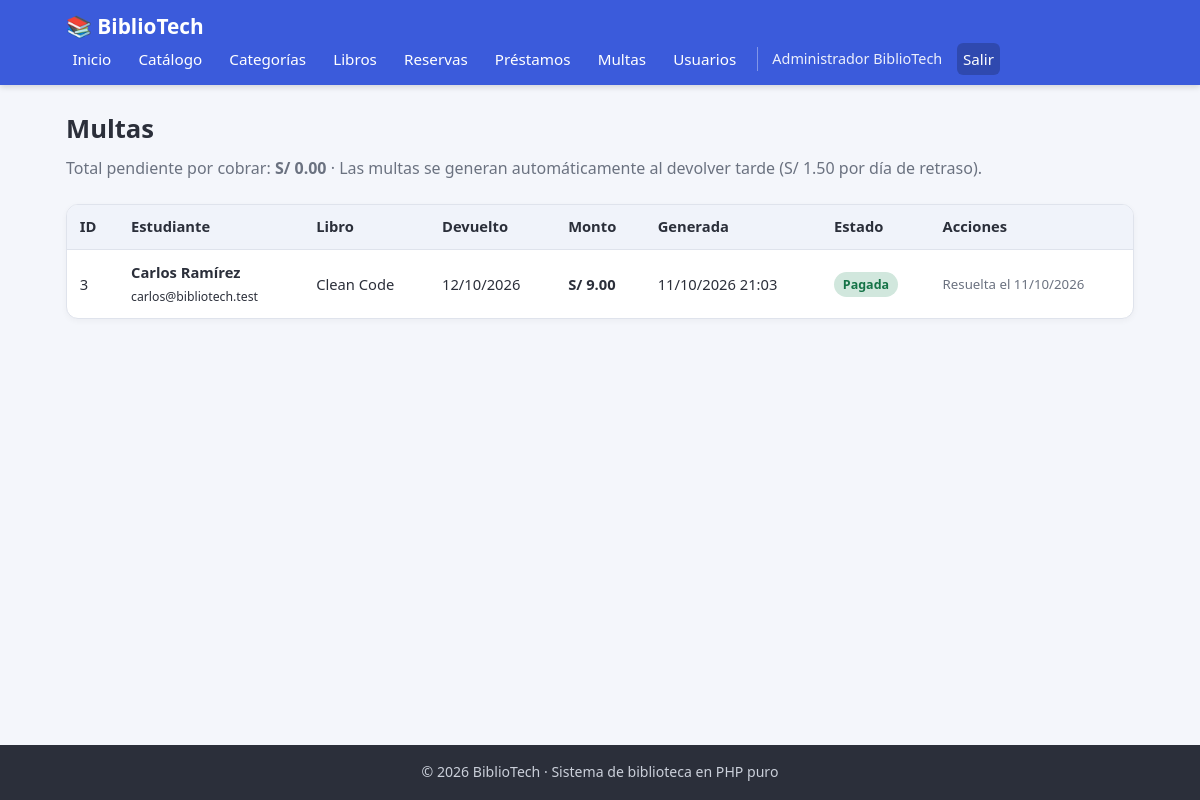
The app's page /multas.php (signed in) with its own data.
### tables this page shows
CREATE TABLE `usuarios` (
  `id` bigint(20) UNSIGNED NOT NULL,
  `nombre` varchar(120) NOT NULL,
  `email` varchar(180) NOT NULL,
  `password_hash` varchar(255) NOT NULL,
  `rol` enum('estudiante','bibliotecario','administrador') NOT NULL DEFAULT 'estudiante',
  `estado` enum('activo','bloqueado') NOT NULL DEFAULT 'activo',
  `created_at` timestamp NOT NULL DEFAULT current_timestamp(),
  `updated_at` timestamp NOT NULL DEFAULT current_timestamp() ON UPDATE current_timestamp()
);

CREATE TABLE `multas` (
  `id` bigint(20) UNSIGNED NOT NULL,
  `id_prestamo` bigint(20) UNSIGNED NOT NULL,
  `monto` decimal(10,2) NOT NULL DEFAULT 0.00,
  `estado` enum('pendiente','pagada','condonada') NOT NULL DEFAULT 'pendiente',
  `fecha_generacion` datetime NOT NULL DEFAULT current_timestamp(),
  `fecha_pago` datetime DEFAULT NULL,
  `created_at` timestamp NOT NULL DEFAULT current_timestamp(),
  `updated_at` timestamp NOT NULL DEFAULT current_timestamp() ON UPDATE current_timestamp()
);

CREATE TABLE `libros` (
  `id` bigint(20) UNSIGNED NOT NULL,
  `titulo` varchar(255) NOT NULL,
  `autor` varchar(180) NOT NULL,
  `isbn` varchar(20) DEFAULT NULL,
  `id_categoria` bigint(20) UNSIGNED DEFAULT NULL,
  `editorial` varchar(150) DEFAULT NULL,
  `anio` smallint(5) UNSIGNED DEFAULT NULL,
  `portada_url` varchar(500) DEFAULT NULL,
  `sinopsis` text DEFAULT NULL,
  `stock_total` int(10) UNSIGNED NOT NULL DEFAULT 0,
  `stock_disponible` int(10) UNSIGNED NOT NULL DEFAULT 0,
  `created_at` timestamp NOT NULL DEFAULT current_timestamp(),
  `updated_at` timestamp NOT NULL DEFAULT current_timestamp() ON UPDATE current_timestamp()
);

CREATE TABLE `prestamos` (
  `id` bigint(20) UNSIGNED NOT NULL,
  `id_usuario` bigint(20) UNSIGNED NOT NULL,
  `id_libro` bigint(20) UNSIGNED NOT NULL,
  `id_reserva` bigint(20) UNSIGNED DEFAULT NULL,
  `fecha_prestamo` date NOT NULL,
  `fecha_devolucion_esperada` date NOT NULL,
  `fecha_devolucion_real` date DEFAULT NULL,
  `estado` enum('activo','devuelto','vencido','cancelado') NOT NULL DEFAULT 'activo',
  `created_at` timestamp NOT NULL DEFAULT current_timestamp(),
  `updated_at` timestamp NOT NULL DEFAULT current_timestamp() ON UPDATE current_timestamp()
);

### includes/auth.php (called while the page is built, shortened)
<?php
function estaLogueado(): bool
{
    return isset($_SESSION['usuario_id']);
}
function usuarioActual(PDO $conexion): ?array
{
    $sql = "SELECT id, nombre, email, rol, estado
            FROM usuarios
            WHERE id = :id";
    $stmt = $conexion->prepare($sql);
    $stmt->execute([':id' => $_SESSION['usuario_id']]);
    $usuario = $stmt->fetch();
    return $usuario ?: null;
}
function e(?string $texto): string
{
    return htmlspecialchars($texto ?? '', ENT_QUOTES, 'UTF-8');
}

### multas.php (the view, shortened to what this page needs)
<?php
require_once __DIR__ . '/includes/auth.php';
$usuario = usuarioActual($conexion);
$esStaff = in_array($usuario['rol'], ['bibliotecario', 'administrador'], true);
$sql = "SELECT m.*, p.id_usuario, p.id_libro, p.fecha_devolucion_real,
               u.nombre AS usuario, u.email, l.titulo AS libro
        FROM multas m
        INNER JOIN prestamos p ON p.id = m.id_prestamo
        INNER JOIN usuarios u  ON u.id = p.id_usuario
        INNER JOIN libros l    ON l.id = p.id_libro";
$sql .= " ORDER BY m.fecha_generacion DESC";
$stmt = $conexion->prepare($sql);
if ($esStaff) {
    $stmt->execute();
} else {
    $stmt->execute([':id' => $usuario['id']]);
}
$multas = $stmt->fetchAll();
$totalPendiente = 0;
function etiquetaMulta(string $estado): string
{
    $mapa = [
        'pendiente' => ['etiqueta-amarillo', 'Pendiente'],
        'pagada'    => ['etiqueta-verde', 'Pagada'],
        'condonada' => ['etiqueta-gris', 'Condonada'],
    ];
    [$clase, $texto] = $mapa[$estado] ?? ['etiqueta-gris', $estado];
    return "<span class=\"etiqueta {$clase}\">{$texto}</span>";
}
require_once __DIR__ . '/includes/header.php';
?>
<h1 class="titulo-pagina"><?= $esStaff ? 'Multas' : 'Mis multas' ?></h1>
<?php if ($esStaff): ?>
    <p class="subtitulo">
        Total pendiente por cobrar:
        <strong>S/ <?= number_format($totalPendiente, 2) ?></strong>
        · Las multas se generan automáticamente al devolver tarde
        (S/ 1.50 por día de retraso).
    </p>
<?php endif; ?>
<div class="tabla-contenedor">
    <table class="tabla">
        <thead>
            <tr>
                <th>ID</th>
                <?php if ($esStaff): ?>
                    <th>Estudiante</th>
                <?php endif; ?>
                <th>Libro</th>
                <th>Devuelto</th>
                <th>Monto</th>
                <th>Generada</th>
                <th>Estado</th>
                <?php if ($esStaff): ?>
                    <th>Acciones</th>
                <?php endif; ?>
            </tr>
        </thead>
        <tbody>
            <?php foreach ($multas as $m): ?>
                <tr>
                    <td><?= (int) $m['id'] ?></td>
                    <?php if ($esStaff): ?>
                        <td>
                            <strong><?= e($m['usuario']) ?></strong><br>
                            <small><?= e($m['email']) ?></small>
                        </td>
                    <?php endif; ?>
                    <td><?= e($m['libro']) ?></td>
                    <td>
                        <?= $m['fecha_devolucion_real']
                            ? e(date('d/m/Y', strtotime($m['fecha_devolucion_real'])))
                            : '—' ?>
                    </td>
                    <td><strong>S/ <?= number_format((float) $m['monto'], 2) ?></strong></td>
                    <td><?= e(date('d/m/Y H:i', strtotime($m['fecha_generacion']))) ?></td>
                    <td><?= etiquetaMulta($m['estado']) ?></td>
                    <?php if ($esStaff): ?>
                        <td>
                            <div class="acciones">
                                <?php if ($m['estado'] === 'pendiente'): ?>
                                    <form method="POST" action="multas.php"
                                          class="confirmar-eliminar"
                                          data-mensaje="¿Marcar esta multa como PAGADA?">
                                        <input type="hidden" name="accion" value="pagar">
                                        <input type="hidden" name="id" value="<?= (int) $m['id'] ?>">
                                        <button type="submit" class="boton boton-exito boton-pequeno">
                                            Pagada
                                        </button>
                                    </form>
                                    <form method="POST" action="multas.php"
                                          class="confirmar-eliminar"
                                          data-mensaje="¿CONDONAR esta multa? El estudiante no pagará.">
                                        <input type="hidden" name="accion" value="condonar">
                                        <input type="hidden" name="id" value="<?= (int) $m['id'] ?>">
                                        <button type="submit" class="boton boton-suave boton-pequeno">
                                            Condonar
                                        </button>
                                    </form>
                                <?php else: ?>
                                    <span class="libro-datos">
                                        Resuelta el
                                        <?= $m['fecha_pago']
                                            ? e(date('d/m/Y', strtotime($m['fecha_pago'])))
                                            : '—' ?>
                                    </span>
                                <?php endif; ?>
                            </div>
                        </td>
                    <?php endif; ?>
                </tr>
            <?php endforeach; ?>
        </tbody>
    </table>
</div>
<?php require_once __DIR__ . '/includes/footer.php'; ?>

### includes/header.php (shortened to what this page needs)
<?php
$usuario = usuarioActual($conexion);
?>
<!DOCTYPE html>
<html lang="es">
<head>
    <link rel="stylesheet" href="assets/css/estilos.css">
</head>
<body>
<header class="navbar">
    <div class="contenedor navbar-contenido">
        <a href="dashboard.php" class="marca">📚 BiblioTech</a>
        <nav class="menu" id="menu">
            <?php if ($usuario): ?>
                <a href="dashboard.php">Inicio</a>
                <a href="catalogo.php">Catálogo</a>
                <?php if ($usuario['rol'] === 'estudiante'): ?>
                    <a href="reservas.php">Mis reservas</a>
                    <a href="prestamos.php">Mis préstamos</a>
                <?php else: ?>
                    <a href="categorias.php">Categorías</a>
                    <a href="libros.php">Libros</a>
                    <a href="reservas.php">Reservas</a>
                    <a href="prestamos.php">Préstamos</a>
                    <a href="multas.php">Multas</a>
                    <?php if ($usuario['rol'] === 'administrador'): ?>
                        <a href="usuarios.php">Usuarios</a>
                    <?php endif; ?>
                <?php endif; ?>
                <span class="menu-usuario"><?= e($usuario['nombre']) ?></span>
                <a href="logout.php" class="menu-salir">Salir</a>
            <?php else: ?>
                <a href="catalogo.php">Catálogo</a>
                <a href="login.php">Iniciar sesión</a>
                <a href="registro.php">Registrarse</a>
            <?php endif; ?>
        </nav>
    </div>
</header>
<main class="contenedor pagina <?= e($claseMain ?? '') ?>">

### assets/css/estilos.css (style rules this page uses)
* { margin: 0; padding: 0; box-sizing: border-box; }
:root { --color-primario: #3b5bdb; --color-primario-oscuro: #2f49b3; --color-fondo: #f4f6fb; --color-borde: #dfe3ec; --color-texto: #2b2f3a; --color-texto-suave: #6b7280; --color-exito: #157347; --color-exito-fondo: #d1e7dd; --color-error: #b02a37; --color-error-fondo: #f8d7da; --color-advertencia: #997404; --color-advertencia-fondo: #fff3cd; }
body { font-family: "Segoe UI", Arial, Helvetica, sans-serif; background-color: var(--color-fondo); color: var(--color-texto); line-height: 1.6; min-height: 100vh; display: flex; flex-direction: column; overflow-x: hidden; }
a { color: var(--color-primario); text-decoration: none; }
.contenedor { width: 100%; max-width: 1100px; margin: 0 auto; padding: 0 1rem; }
.navbar { background-color: var(--color-primario); color: #fff; box-shadow: 0 2px 6px rgba(0, 0, 0, 0.15); }
.navbar-contenido { display: flex; align-items: center; justify-content: space-between; flex-wrap: wrap; padding-top: 0.6rem; padding-bottom: 0.6rem; }
.marca { color: #fff; font-size: 1.3rem; font-weight: bold; text-decoration: none !important; }
.menu { display: flex; align-items: center; gap: 0.9rem; flex-wrap: wrap; }
.menu a { color: #fff; font-size: 0.95rem; padding: 0.25rem 0.4rem; border-radius: 6px; text-decoration: none; }
.menu-usuario { font-size: 0.9rem; opacity: 0.9; border-left: 1px solid rgba(255, 255, 255, 0.4); padding-left: 0.9rem; }
.menu-salir { background-color: rgba(0, 0, 0, 0.2); }
.pagina { flex: 1; padding-top: 1.5rem; padding-bottom: 2.5rem; }
.titulo-pagina { font-size: 1.6rem; margin-bottom: 0.4rem; }
.subtitulo { color: var(--color-texto-suave); margin-bottom: 1.4rem; }
.tabla-contenedor { overflow-x: auto; background-color: #fff; border: 1px solid var(--color-borde); border-radius: 12px; box-shadow: 0 2px 6px rgba(0, 0, 0, 0.04); }
.tabla { width: 100%; border-collapse: collapse; min-width: 600px; }
.tabla th, .tabla td { padding: 0.65rem 0.8rem; text-align: left; border-bottom: 1px solid var(--color-borde); font-size: 0.92rem; vertical-align: middle; overflow-wrap: anywhere; }
.tabla th { background-color: #f0f3fa; font-weight: 700; white-space: nowrap; }
.tabla tr:last-child td { border-bottom: none; }
.tabla .acciones { display: flex; gap: 0.35rem; flex-wrap: wrap; }
.etiqueta { display: inline-block; padding: 0.15rem 0.55rem; border-radius: 999px; font-size: 0.78rem; font-weight: 600; white-space: nowrap; }
.etiqueta-verde { background-color: var(--color-exito-fondo); color: var(--color-exito); }
.libro-datos { font-size: 0.83rem; color: var(--color-texto-suave); }

### records on screen
usuarios: nombre "Administrador BiblioTech"
multas: id "3", usuarios.nombre "Carlos Ramírez", usuarios.email "carlos@bibliotech.test", libros.titulo "Clean Code", id_prestamo.fecha_devolucion_real "12/10/2026", monto "9.00", fecha_generacion "11/10/2026 21:03", fecha_pago "11/10/2026"

### other values on screen
$totalPendiente "0.00"
